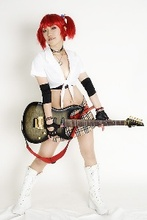
%> input picture 2011-2 - Robótica/teste.jpg, 147 x 220 px, shrunk from 200 x 300 before the run
$ octave testes2.m   (GNU Octave 9; MATLAB toolbox functions it lacks are replaced by stand-ins)
%> lines starting %> are read from the running program, lines starting %| are printed output that depends on the picture; in (x1, y1, x2, y2) boxes, pixels count from 0 and x2, y2 are one past the last pixel; in counts of white or black regions, pixels touching at a corner belong together; the program's own positions count from 1
clc
close all
clear all

%Lendo imagens de um arquivo
foto=imread('teste.JPG');
%> foto is the input picture: size 220x147x3 uint8; mean R, G, B 222.3, 214.9, 209.5

% % % % % %Mostra a figura a qual estamos trabalhando
% % % % % figure
% % % % % imshow(foto)
% % % % % title ('Foto original')

%Carregar imagem e transformar em tons de cinza
img1=foto;
img1=rgb2gray(img1);
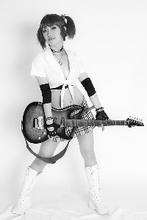
%> img1: size 220x147 uint8; min 0, max 255, mean 216.5

% % % % % %Mostra a figura em tons de cinza
% % % % % figure
% % % % % imshow(img1)
% % % % % title ('Foto em Tons de Cinza')

%Calculo do threshold global
level = graythresh(img1);
%> level = 0.616
img2 = im2bw(img1,level);
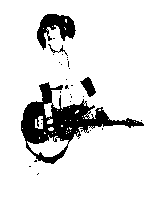
%> img2: size 220x147 logical; 87.8% white; 28 black regions (24 under 20 px), largest, box (x1, y1, x2, y2) and area: (21, 82, 144, 164) 2960, (37, 14, 76, 50) 710, (80, 77, 96, 97) 166, (48, 44, 68, 56) 44

% % % % % %Mostra a figura binarizada globalmente
% % % % % figure
% % % % % imshow(img2)
% % % % % title ('Threshold Global')

%Calculo do threshold local
tamanho = size(img1);
%> tamanho = [220 147]
porcentagem = input('Qual a porcentagem para o threshold local?\n');
%> the answer given: 100
tamanho_x = tamanho(1)*porcentagem/100;  %tem q transformar em numeros inteiros
%> tamanho_x = 220
tamanho_y = tamanho(2)*porcentagem/100;  %tem q transformar em numeros inteiros
%> tamanho_y = 147
img3=img1;

%Pegando o brilho m閐io da foto
z=1;
i=1;
while i~=tamanho(1)
    j=1;
    while j~=tamanho(2)
        brilho(z)=img1(i,j);
        z=z+1;
        j=j+1;
    end
    i=i+1;
end
%> after the loop, i = 220; z = 31975
media_brilho_foto=mean(brilho);
%> media_brilho_foto = 216.3
clear brilho

%Pegando o meio da figura
a=0;
while a~=(tamanho(1)*(100-porcentagem)/100+1)
    b=0;
    while  b~=(tamanho(2)*(100-porcentagem)/100+1)
        i=1;
        z=1;
        %pegando o brilho total do retangulo
        while (i+a)~=(tamanho_x+a)
            j=1;
            while (j+b)~=(tamanho_y+b)
                if (i+a)<= tamanho(1)
                    if (j+b) <= tamanho(2)
                        brilho(z)=img1(i+a,j+b);
                    end
                end
                z=z+1;
                j=j+1;
            end
            i=i+1;
        end
        media_brilho=mean(brilho);
% [5 lines of commented-out code are left out]
        if img1(floor(tamanho_x/2+a),floor(tamanho_y/2+b))>=media_brilho
            if img1(floor(tamanho_x/2+a),floor(tamanho_y/2+b))>=(media_brilho+5)
                img3(floor(tamanho_x/2+a),floor(tamanho_y/2+b))=255;  %recebe brilho
            else
                if img1(floor(tamanho_x/2+a),floor(tamanho_y/2+b))>=media_brilho_foto
                    img3(floor(tamanho_x/2+a),floor(tamanho_y/2+b))=255;  %recebe brilho
                else
                    img3(floor(tamanho_x/2+a),floor(tamanho_y/2+b))=0;  %n鉶 recebe brilho
                end
            end
        else
            if img1(floor(tamanho_x/2+a),floor(tamanho_y/2+b))>=(media_brilho-5)
                if img1(floor(tamanho_x/2+a),floor(tamanho_y/2+b))>=media_brilho_foto
                    img3(floor(tamanho_x/2+a),floor(tamanho_y/2+b))=255;  %recebe brilho
                else
                    img3(floor(tamanho_x/2+a),floor(tamanho_y/2+b))=0;  %n鉶 recebe brilho
                end
            else
                img3(floor(tamanho_x/2+a),floor(tamanho_y/2+b))=0;  %n鉶 recebe brilho
            end
        end
        clear brilho
        %Pegando a pr髕ima linha de trabalho
        b=b+1;
    end
    %Pegando a pr髕ima coluna de trabalho
    a=a+1;
end
%> img3: size 220x147 uint8; under 0.01% of pixels changed, all inside (x1, y1, x2, y2) = (72, 109, 73, 110)

%Retangulo de cima da esquerda
a=0;
%> (the run ends here)
